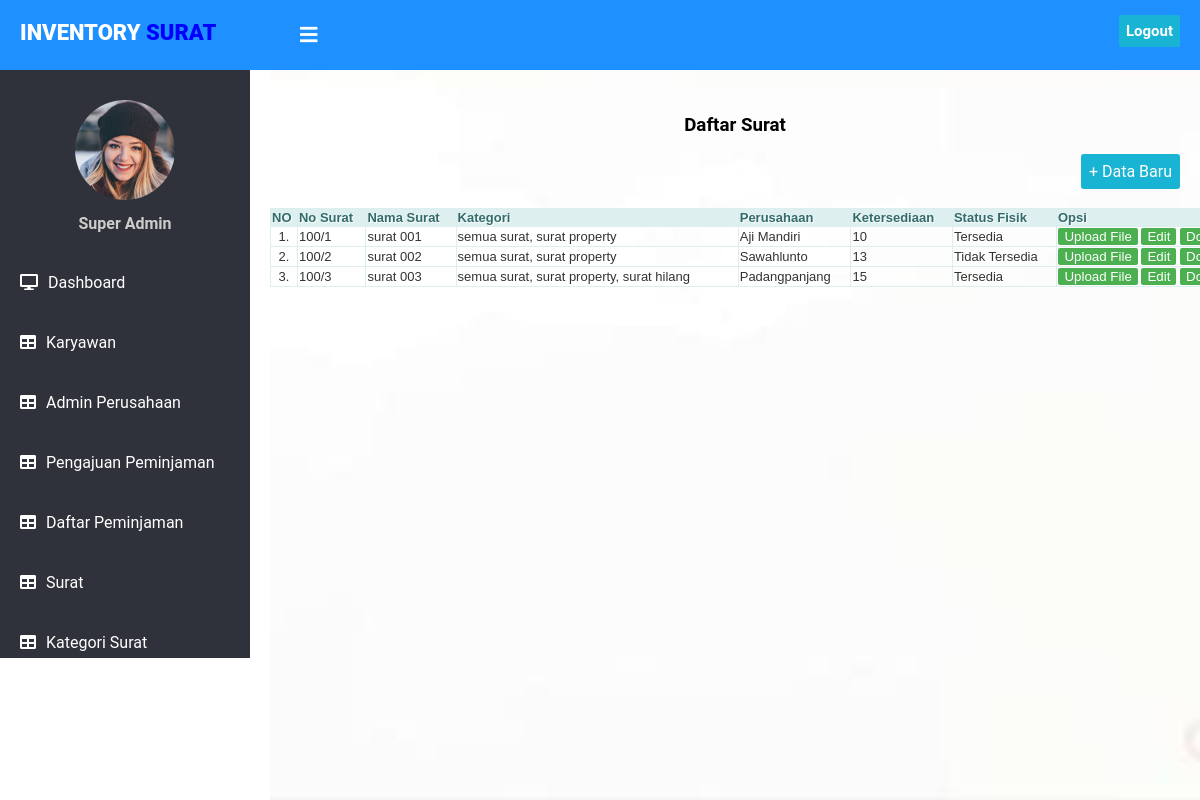
The page /superadmin/crud_surat/index.php on the database its author committed.
### tables this page shows
CREATE TABLE `surat` (
  `id` int(11) NOT NULL,
  `no_surat` varchar(10) NOT NULL,
  `nama_surat` varchar(50) NOT NULL,
  `kategori_surat` varchar(50) NOT NULL,
  `ketersediaan` varchar(50) NOT NULL,
  `status_fisik` varchar(50) NOT NULL,
  `perusahaan` varchar(50) NOT NULL
);

### superadmin/crud_surat/index.php (the view, shortened to what this page needs)
<!DOCTYPE html>
<html lang="en" dir="ltr">
<head>
    <link rel="stylesheet" href="../admin/style.css">
    <link rel="stylesheet" href="https://cdnjs.cloudflare.com/ajax/libs/font-awesome/5.12.1/css/all.min.css">
</head>
<body>
    <header>
      <label for="check">
        <i class="fas fa-bars" id="sidebar_btn"></i>
      </label>
      <div class="left_area">
        <h3>Inventory <span>Surat</span></h3>
      </div>
      <div class="right_area">
        <a href="../../logout.php" class="logout_btn">Logout</a>
      </div>
    </header>
    <div class="sidebar">
      <center>
        <img src="../admin/1.png" class="profile_image" alt="">
        <h4>Super Admin</h4>
      </center>
      <a href="../dashboard/index.php"><i class="fas fa-desktop"></i><span>Dashboard</span></a>
      <a href="../crud_karyawan/index.php"><i class="fas fa-table"></i><span>Karyawan</span></a>
      <a href="../crud_admin/index.php"><i class="fas fa-table"></i><span>Admin Perusahaan</span></a>
      <a href="../pengajuan_peminjaman/index.php"><i class="fas fa-table"></i><span>Pengajuan Peminjaman</span></a>
      <a href="../daftar_peminjaman/index.php"><i class="fas fa-table"></i><span>Daftar Peminjaman</span></a>
      <a href="index.php"><i class="fas fa-table"></i><span>Surat</span></a>
      <a href="../crud_kategori_surat/index.php"><i class="fas fa-table"></i><span>Kategori Surat</span></a>
    </div>
    <div class="content">
      <br/>
      <br/>
      <br/>
      <br/>
      <br/>
      <h3 align="center">Daftar Surat</h3>
      <div class="button" align="right" >
        <a href="form_tambah.php" class="example_a" rel="nofollow noopener">+ Data Baru</a>
      </div>
      <div style="overflow: auto;">
        <table border="" class="table" width="1075px">
          <br/>
        <tr class="table-th">
          <th>NO</th>
          <th>No Surat</th>
          <th>Nama Surat</th>
          <th>Kategori</th>
          <th>Perusahaan</th>
          <th>Ketersediaan</th>
          <th>Status Fisik</th>
          <th width="285px">Opsi</th>
        </tr>
        <?php
          include "../../koneksi.php";
          $query = mysqli_query($koneksi, "SELECT * FROM surat") or die(mysqli_error($koneksi));
          $nomor = 1;
          while($data = mysqli_fetch_array($query)) { ?>
            <tr class="table-td">
              <td align="center"><?php echo $nomor++; ?>.</td>
              <td><?php echo $data['no_surat']; ?></td>
              <td><?php echo $data['nama_surat']; ?></td>
              <td><?php echo $data['kategori_surat']; ?></td>
              <td><?php echo $data['perusahaan']; ?></td>
              <td><?php echo $data['ketersediaan']; ?></td>
              <td><?php echo $data['status_fisik']; ?></td>
              <td width="90px" align="center">
              <a><button class="edit">Upload File</button></a>
              <a href="form_edit.php?id=<?php echo $data['id']; ?>"><button class="edit">Edit</button></a>
              <a><button class="edit">Download</button></a>
              </td>
            </tr>
        <?php
        } ?>
        </table>
      </div>
    </div>
</body>
</html>

### superadmin/admin/style.css (style rules this page uses)
body { margin: 0; padding: 0; font-family: "Roboto", sans-serif; }
header { position: fixed; background: #1E90FF; padding: 20px; width: 100%; height: 30px; }
.left_area h3 { color: #fff; margin: 0; text-transform: uppercase; font-size: 22px; font-weight: 900; }
.left_area span { color: #0000FF; }
.logout_btn { padding: 7px; background: #19B3D3; text-decoration: none; float: right; margin-top: -30px; margin-right: 40px; border-radius: 2px; font-size: 15px; font-weight: 600; color: #fff; transition: 0.5s; transition-property: background; }
.sidebar { background: #2f323a; margin-top: 70px; padding-top: 30px; padding-bottom : 30px; position: fixed; left: 0; width: 250px; height: 528px; transition: 0.5s; transition-property: left; overflow-y : scroll; }
.sidebar .profile_image { width: 100px; height: 100px; border-radius: 100px; margin-bottom: 10px; }
.sidebar h4 { color: #ccc; margin-top: 0; margin-bottom: 20px; }
.sidebar a { color: #fff; display: block; width: 100%; line-height: 60px; text-decoration: none; padding-left: 20px; box-sizing: border-box; transition: 0.5s; transition-property: background; }
.sidebar i { padding-right: 10px; }
label #sidebar_btn { z-index: 1; color: #fff; position: fixed; cursor: pointer; left: 300px; font-size: 20px; margin: 5px 0; transition: 0.5s; transition-property: color; }
.content { margin-left: 270px; background: url(background2.jpg) no-repeat; background-position: center; background-size: cover; height: 100vh; transition: 0.5s; }
.table { border: solid 1px #DDEEEE; border-collapse: collapse; border-spacing: 0; font: normal 13px Arial, sans-serif; }
.table-th { background-color: #DDEFEF; border: solid 1px #DDEEEE; color: #336B6B; padding: 10px; text-align: left; text-shadow: 1px 1px 1px #fff; }
.table-td { border: solid 1px #DDEEEE; color: #333; padding: 10px; text-shadow: 1px 1px 1px #fff; }
.example_a { color: #fff !important; text-decoration: none; background: #19B3D3; padding: 8px; border-radius: 3px; display: inline-block; border: none; transition: all 0.4s ease 0s; }
.edit { color: #fff; background-color: #4CAF50; border : none; border-radius: 2px; }
.button { padding-right: 20px; }

### rows shown on the page
surat: no_surat "100/1", nama_surat "surat 001", kategori_surat "semua surat, surat property", perusahaan "Aji Mandiri", ketersediaan "10", status_fisik "Tersedia"
surat: no_surat "100/2", nama_surat "surat 002", kategori_surat "semua surat, surat property", perusahaan "Sawahlunto", ketersediaan "13", status_fisik "Tidak Tersedia"
surat: no_surat "100/3", nama_surat "surat 003", kategori_surat "semua surat, surat property, surat hilang", perusahaan "Padangpanjang", ketersediaan "15", status_fisik "Tersedia"
